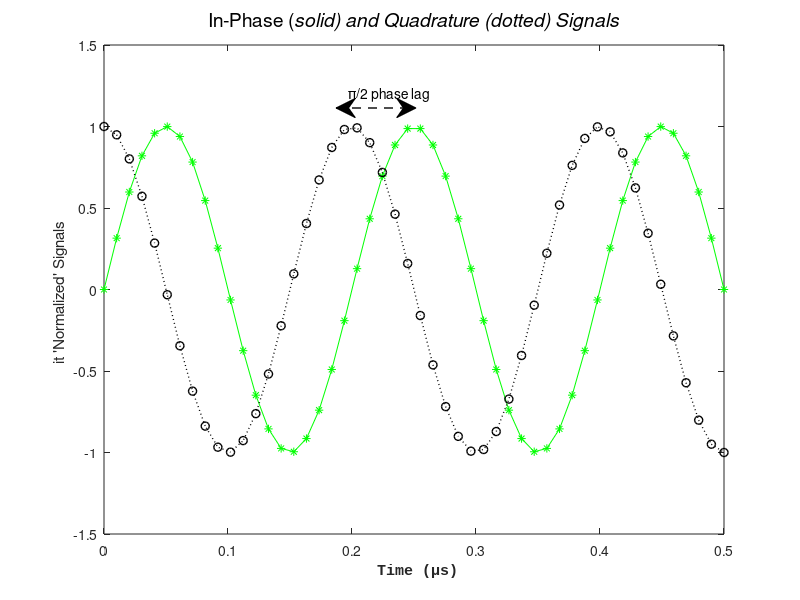

This chart was generated by the following MATLAB code:
function sinphasePlot()
    x = linspace(0, 0.5, 50);
    plot(x, sin(x * 5e6 * 1e-6 * 2 * pi), 'g-*', ...
         x, sin(x * 5e6 * 1e-6 * 2 * pi + pi / 2), 'k:o', ...
        'LineWidth', 1);
    xlabel('\bf Time (μs)', ...
           'FontName', 'Courier New');
    ylabel("{\it 'Normalized'} Signals ");
    title('In-Phase (\itsolid\it) and Quadrature (\itdotted\it) Signals', ...
          'FontSize', 14, ...
          'FontWeight' , 'normal');
    ylim([-1.5 1.5]);
    annotation('doublearrow', [0.42 0.52], [0.82 0.82], ...
               'LineStyle', '--', ...
               'LineWidth', 1);
    text(0.23, 1.2, 'π/2 phase lag', ...
         'HorizontalAlignment', 'center');
end